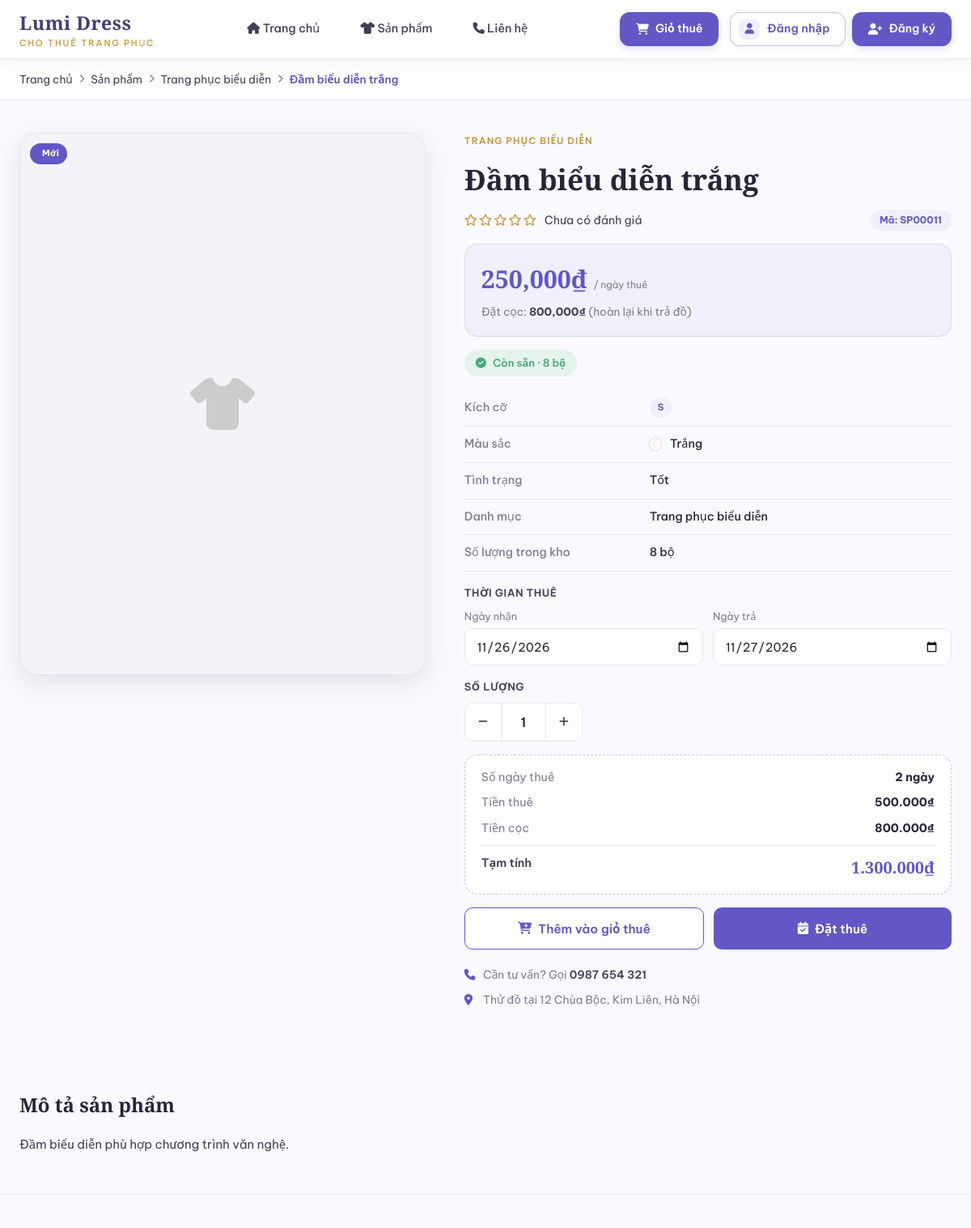
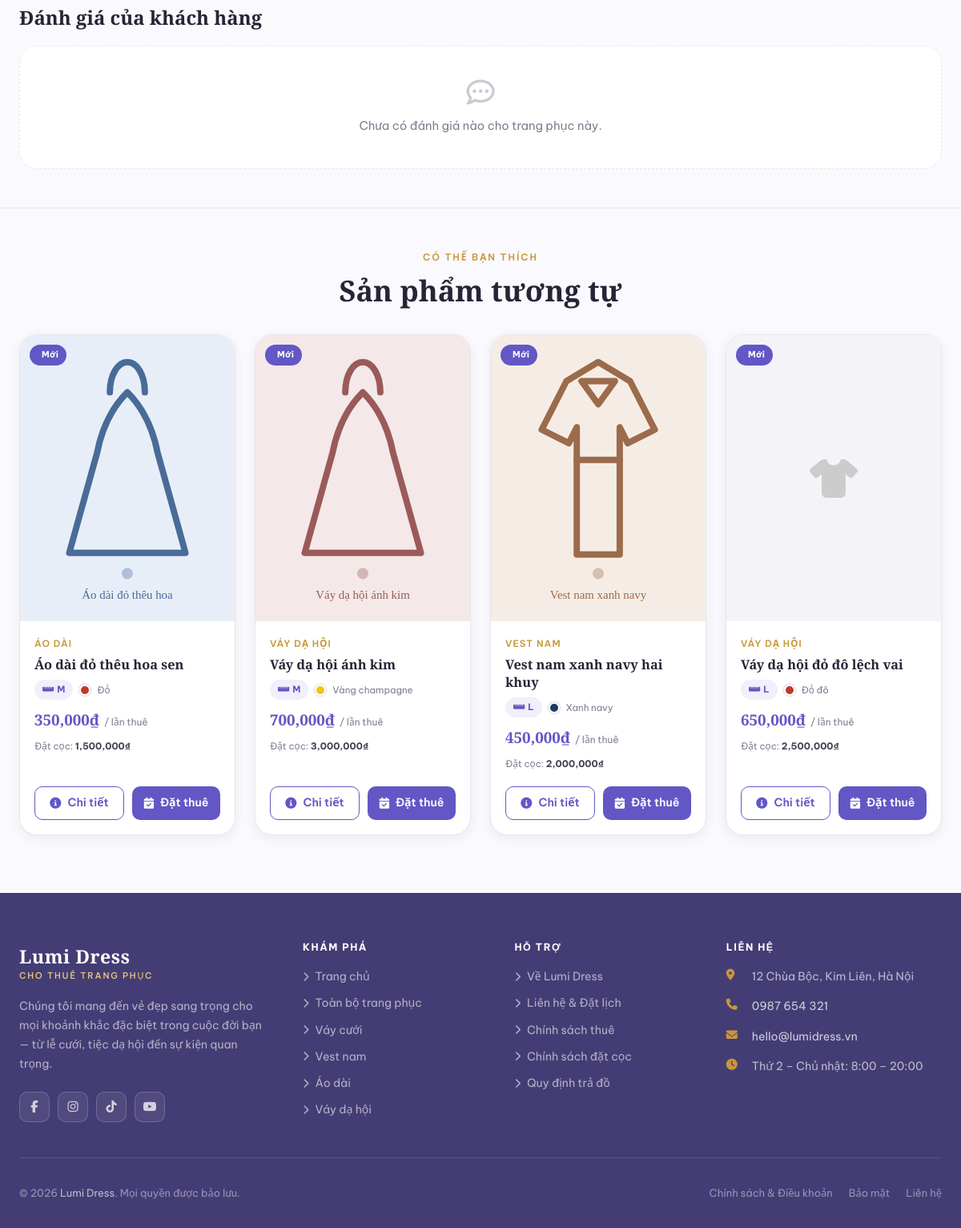
The page /client/product.php?id=11 on the database its author committed (2 pictures, top to bottom).
### tables this page shows
CREATE TABLE `costumes` (
  `id` int(11) NOT NULL,
  `name` varchar(255) NOT NULL,
  `category_id` int(11) DEFAULT NULL,
  `size` varchar(50) DEFAULT NULL,
  `color` varchar(50) DEFAULT NULL,
  `rental_price` decimal(10,2) NOT NULL DEFAULT 0.00,
  `deposit` decimal(10,2) NOT NULL DEFAULT 0.00,
  `quantity` int(11) NOT NULL DEFAULT 1,
  `status` varchar(50) NOT NULL,
  `condition_note` varchar(500) DEFAULT NULL,
  `description` varchar(500) DEFAULT NULL,
  `image` varchar(255) DEFAULT NULL,
  `created_at` datetime NOT NULL DEFAULT current_timestamp(),
  `updated_at` datetime NOT NULL DEFAULT current_timestamp()
);

CREATE TABLE `categories` (
  `id` int(11) NOT NULL,
  `name` varchar(100) NOT NULL,
  `description` varchar(500) DEFAULT NULL,
  `created_at` datetime NOT NULL DEFAULT current_timestamp(),
  `updated_at` datetime NOT NULL DEFAULT current_timestamp()
);

### config.php (called while the page is built, shortened)
<?php
function format_price($value):string{return number_format((float)$value,0,'.',',');}
?>

### client/product.php (the view, shortened to what this page needs)
<?php
require_once '../config.php';
if (!function_exists('color_to_hex')) {
  function color_to_hex(string $name): string {
    $map = ['trắng'=>'#fff9f5','trắng kem'=>'#fdf8ef','đen'=>'#2a2a2a','đỏ'=>'#c0392b','xanh navy'=>'#1e3a5f','xanh'=>'#2980b9','vàng'=>'#f1c40f','hồng'=>'#e91e8c','tím'=>'#8e44ad','xám'=>'#7f8c8d','nâu'=>'#7d4e30','kem'=>'#f5deb3','bạc'=>'#bdc3c7'];
    $key = mb_strtolower(trim($name));
    foreach ($map as $k => $v) { if (str_contains($key, $k)) return $v; }
    return '#c5c5d2';
  }
}
$id      = (int)($_GET['id'] ?? 0);
$product = null;
if ($id > 0) {
  $stmt = $conn->prepare(
    "SELECT c.*, cat.name AS cat_name
     FROM costumes c
     LEFT JOIN categories cat ON cat.id = c.category_id
     WHERE c.id = ? AND c.status <> 'retired'
     LIMIT 1"
  );
  $stmt->bind_param('i', $id);
  $stmt->execute();
  $product = $stmt->get_result()->fetch_assoc();
}
  ?>
  <?php
$stock       = (int)$product['quantity'];
$isAvailable = ($product['status'] === 'available' && $stock > 0);
if ($product['status'] === 'maintenance') { $statusText = 'Đang bảo trì';                $statusClass = 'warn'; }
elseif ($stock <= 0)                      { $statusText = 'Tạm hết';                     $statusClass = 'out';  }
else                                      { $statusText = 'Còn sẵn · ' . $stock . ' bộ'; $statusClass = 'ok';   }
$imgSrc = ($product['image'] && file_exists('../uploads/' . $product['image']))
          ? '../uploads/' . rawurlencode($product['image']) : null;
$isNew  = strtotime($product['created_at']) > strtotime('-30 days');
$desc = $product['description']
        ? strip_tags($product['description'], '<p><br><strong><em><ul><li>') : '';
$catId = (int)($product['category_id'] ?? 0);
$st = $conn->prepare(
  "SELECT c.*, cat.name AS cat_name
   FROM costumes c
   LEFT JOIN categories cat ON cat.id = c.category_id
   WHERE c.status = 'available' AND c.id <> ?
   ORDER BY (c.category_id = ?) DESC, RAND()
   LIMIT 4"
);
$st->bind_param('ii', $id, $catId);
$st->execute();
$similar = $st->get_result()->fetch_all(MYSQLI_ASSOC);
include 'header.php';
?>
<link rel="stylesheet" href="../assets/css/product-detail.css">
<div class="pd-breadcrumb">
  <div class="container">
    <nav aria-label="Breadcrumb">
      <a href="index.php">Trang chủ</a>
      <i class="fas fa-chevron-right" aria-hidden="true"></i>
      <a href="products.php">Sản phẩm</a>
      <?php if (!empty($product['cat_name'])): ?>
      <i class="fas fa-chevron-right" aria-hidden="true"></i>
      <a href="products.php?cat=<?= $catId ?>"><?= htmlspecialchars($product['cat_name']) ?></a>
      <?php endif; ?>
      <i class="fas fa-chevron-right" aria-hidden="true"></i>
      <span><?= htmlspecialchars($product['name']) ?></span>
    </nav>
  </div>
</div>
<section class="section pd-section-main">
  <div class="container">
    <div class="pd-wrap">
      <div class="pd-gallery">
        <div class="pd-main-img">
          <?php if ($imgSrc): ?>
            <img src="<?= $imgSrc ?>" alt="<?= htmlspecialchars($product['name']) ?>">
          <?php else: ?>
            <div class="pd-img-placeholder" aria-hidden="true"><i class="fas fa-shirt"></i></div>
          <?php endif; ?>
          <div class="product-badges">
            <?php if ($isNew): ?><span class="product-badge badge-new"><i class="fas fa-sparkles"></i> Mới</span><?php endif; ?>
          </div>
        </div>
      </div>
      <div class="pd-info">
        <div class="product-category"><?= htmlspecialchars($product['cat_name'] ?? '—') ?></div>
        <h1 class="pd-title"><?= htmlspecialchars($product['name']) ?></h1>
        <div class="pd-rating-line">
          <span class="pd-stars"><i class="far fa-star"></i><i class="far fa-star"></i><i class="far fa-star"></i><i class="far fa-star"></i><i class="far fa-star"></i></span>
          <a href="#reviews">Chưa có đánh giá</a>
          <span class="pd-code">Mã: <?= htmlspecialchars($product['code'] ?? ('SP' . str_pad((string)($product['id'] ?? 0), 5, '0', STR_PAD_LEFT))) ?></span>
        </div>
        <div class="pd-price-box">
          <div class="pd-price">
            <span class="price-amount"><?= format_price($product['rental_price']) ?>₫</span>
            <span class="price-unit">/ ngày thuê</span>
          </div>
          <div class="price-deposit">Đặt cọc: <strong><?= format_price($product['deposit']) ?>₫</strong> (hoàn lại khi trả đồ)</div>
        </div>
        <span class="pd-status pd-status-<?= $statusClass ?>">
          <i class="fas <?= $statusClass === 'ok' ? 'fa-circle-check' : 'fa-circle-exclamation' ?>"></i>
          <?= htmlspecialchars($statusText) ?>
        </span>
        <table class="pd-table">
          <tr><th>Kích cỡ</th><td><span class="product-size"><?= htmlspecialchars($product['size']) ?></span></td></tr>
          <?php if (!empty($product['color'])): ?>
          <tr><th>Màu sắc</th>
              <td><span class="product-color-dot" style="background:<?= htmlspecialchars(color_to_hex($product['color'])) ?>;"></span>
                  <?= htmlspecialchars($product['color']) ?></td></tr>
          <?php endif; ?>
          <?php if (!empty($product['condition_note'])): ?>
          <tr><th>Tình trạng</th><td><?= htmlspecialchars($product['condition_note']) ?></td></tr>
          <?php endif; ?>
          <tr><th>Danh mục</th><td><?= htmlspecialchars($product['cat_name'] ?? '—') ?></td></tr>
          <tr><th>Số lượng trong kho</th><td><?= $stock ?> bộ</td></tr>
        </table>
        <div class="pd-block">
          <div class="pd-label">Thời gian thuê</div>
          <div class="pd-dates">
            <label class="pd-field">
              <span>Ngày nhận</span>
              <input type="date" id="pdReceive" min="<?= date('Y-m-d') ?>" <?= $isAvailable ? '' : 'disabled' ?>>
            </label>
            <label class="pd-field">
              <span>Ngày trả</span>
              <input type="date" id="pdReturn" min="<?= date('Y-m-d') ?>" <?= $isAvailable ? '' : 'disabled' ?>>
            </label>
          </div>
        </div>
        <div class="pd-block">
          <div class="pd-label">Số lượng</div>
          <div class="qty-box" role="group" aria-label="Số lượng">
            <button type="button" id="pdMinus" aria-label="Giảm" <?= $isAvailable ? '' : 'disabled' ?>><i class="fas fa-minus"></i></button>
            <input type="number" id="pdQty" value="1" min="1" max="<?= max(1, $stock) ?>" inputmode="numeric" aria-label="Số lượng" <?= $isAvailable ? '' : 'disabled' ?>>
            <button type="button" id="pdPlus" aria-label="Tăng" <?= $isAvailable ? '' : 'disabled' ?>><i class="fas fa-plus"></i></button>
          </div>
        </div>
        <div class="pd-summary" aria-live="polite">
          <div><span>Số ngày thuê</span><strong id="pdDays">—</strong></div>
          <div><span>Tiền thuê</span><strong id="pdRentTotal">—</strong></div>
          <div><span>Tiền cọc</span><strong id="pdDepositTotal">—</strong></div>
          <div class="pd-summary-total"><span>Tạm tính</span><strong id="pdGrand">—</strong></div>
        </div>
        <div class="pd-actions">
          <button type="button" class="btn-enquire" id="pdAdd" <?= $isAvailable ? '' : 'disabled' ?>>
            <i class="fas fa-cart-plus"></i> Thêm vào giỏ thuê
          </button>
          <button type="button" class="btn-rent-now" id="pdBuy" <?= $isAvailable ? '' : 'disabled' ?>>
            <i class="fas fa-calendar-check"></i> Đặt thuê
          </button>
        </div>
        <ul class="pd-notes">
          <li><i class="fas fa-phone"></i> Cần tư vấn? Gọi <a href="tel:0987654321">0987 654 321</a></li>
          <li><i class="fas fa-location-dot"></i> Thử đồ tại 12 Chùa Bộc, Kim Liên, Hà Nội</li>
        </ul>
      </div>
    </div>
  </div>
</section>
<section class="section-sm pd-desc-section">
  <div class="container">
    <h2 class="pd-h2">Mô tả sản phẩm</h2>
    <div class="pd-desc">
      <?= $desc !== '' ? $desc : '<p class="text-muted">Chưa có mô tả cho sản phẩm này.</p>' ?>
    </div>
  </div>
</section>
<section class="section-sm" id="reviews">
  <div class="container">
    <h2 class="pd-h2">Đánh giá của khách hàng</h2>
    <div class="rv-empty">
      <i class="far fa-comment-dots" aria-hidden="true"></i>
      <p>Chưa có đánh giá nào cho trang phục này.</p>
    </div>
  </div>
</section>
<?php if (!empty($similar)): ?>
<section class="section" style="padding-top:48px;">
  <div class="container">
    <div class="section-head" style="margin-bottom:32px;">
      <span class="section-eyebrow">Có thể bạn thích</span>
      <h2 class="section-title">Sản phẩm tương tự</h2>
    </div>
    <div class="product-grid">
      <?php foreach ($similar as $item):
        $sImg = ($item['image'] && file_exists('../uploads/' . $item['image']))
                ? '../uploads/' . htmlspecialchars($item['image']) : null;
        $sNew = strtotime($item['created_at']) > strtotime('-30 days');
      ?>
      <article class="product-card">
        <a class="product-img-wrap" href="product.php?id=<?= (int)$item['id'] ?>" aria-label="<?= htmlspecialchars($item['name']) ?>">
          <?php if ($sImg): ?>
            <img src="<?= $sImg ?>" alt="<?= htmlspecialchars($item['name']) ?>" loading="lazy">
          <?php else: ?>
            <div style="width:100%;height:100%;display:grid;place-items:center;background:#f4f3f8;color:#ccc;font-size:3rem;" aria-hidden="true"><i class="fas fa-shirt"></i></div>
          <?php endif; ?>
          <div class="product-badges">
            <?php if ($sNew): ?><span class="product-badge badge-new"><i class="fas fa-sparkles"></i> Mới</span><?php endif; ?>
          </div>
        </a>
        <div class="product-body">
          <div class="product-category"><?= htmlspecialchars($item['cat_name'] ?? '—') ?></div>
          <h3 class="product-name"><?= htmlspecialchars($item['name']) ?></h3>
          <div class="product-meta">
            <span class="product-size"><i class="fas fa-ruler-horizontal" style="margin-right:4px;"></i><?= htmlspecialchars($item['size']) ?></span>
            <?php if (!empty($item['color'])): ?>
            <span class="product-color-dot" style="background:<?= htmlspecialchars(color_to_hex($item['color'])) ?>;" title="Màu: <?= htmlspecialchars($item['color']) ?>"></span>
            <small style="font-size:.73rem;color:var(--muted);"><?= htmlspecialchars($item['color']) ?></small>
            <?php endif; ?>
          </div>
          <div class="product-price">
            <span class="price-amount"><?= format_price($item['rental_price']) ?>₫</span>
            <span class="price-unit">/ lần thuê</span>
          </div>
          <div class="price-deposit">Đặt cọc: <strong><?= format_price($item['deposit']) ?>₫</strong></div>
        </div>
        <div class="product-footer">
          <a href="product.php?id=<?= (int)$item['id'] ?>" class="btn-enquire"><i class="fas fa-circle-info"></i> Chi tiết</a>
          <a href="product.php?id=<?= (int)$item['id'] ?>" class="btn-rent-now"><i class="fas fa-calendar-check"></i> Đặt thuê</a>
        </div>
      </article>
      <?php endforeach; ?>
    </div>
  </div>
</section>
<?php endif; ?>
<?php include 'footer.php'; ?>

### rows shown on the page
costumes: category.name "Trang phục biểu diễn", name "Đầm biểu diễn trắng", category.name "TRANG PHỤC BIỂU DIỄN", id "SP00011", rental_price "250,000", deposit "800,000", quantity "Còn sẵn · 8 bộ", size "S", color "Trắng", condition_note "Tốt", quantity "8", status+quantity "11/26/2026", status+quantity "11/27/2026", status+quantity "1", description "Đầm biểu diễn phù hợp chương trình văn nghệ."
costumes: image (picture), shows "Mới", category.name "ÁO DÀI", name "Áo dài đỏ thêu hoa sen", size "M", color "Đỏ", rental_price "350,000", deposit "1,500,000"
costumes: image (picture), shows "Mới", category.name "VÁY DẠ HỘI", name "Váy dạ hội ánh kim", size "M", color "Vàng champagne", rental_price "700,000", deposit "3,000,000"
costumes: image (picture), shows "Mới", category.name "VEST NAM", name "Vest nam xanh navy hai khuy", size "L", color "Xanh navy", rental_price "450,000", deposit "2,000,000"
costumes: shows "Mới", category.name "VÁY DẠ HỘI", name "Váy dạ hội đỏ đô lệch vai", size "L", color "Đỏ đô", rental_price "650,000", deposit "2,500,000"
